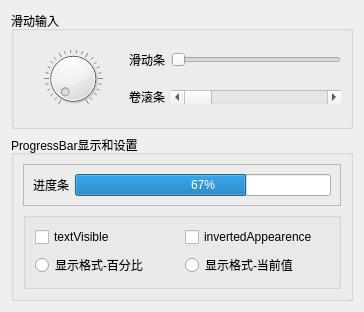
<?xml version="1.0" encoding="UTF-8"?>
<ui version="4.0">
 <class>Widget</class>
 <widget class="QWidget" name="Widget">
  <property name="geometry">
   <rect>
    <x>0</x>
    <y>0</y>
    <width>364</width>
    <height>312</height>
   </rect>
  </property>
  <property name="windowTitle">
   <string>Widget</string>
  </property>
  <layout class="QGridLayout" name="gridLayout_5">
   <item row="0" column="0">
    <widget class="QGroupBox" name="groupBox">
     <property name="title">
      <string>滑动输入</string>
     </property>
     <layout class="QGridLayout" name="gridLayout">
      <item row="0" column="0" rowspan="2">
       <widget class="QDial" name="dial">
        <property name="wrapping">
         <bool>false</bool>
        </property>
        <property name="notchesVisible">
         <bool>true</bool>
        </property>
       </widget>
      </item>
      <item row="0" column="1">
       <widget class="QLabel" name="label">
        <property name="text">
         <string>滑动条</string>
        </property>
       </widget>
      </item>
      <item row="1" column="1">
       <widget class="QLabel" name="label_2">
        <property name="text">
         <string>卷滚条</string>
        </property>
       </widget>
      </item>
      <item row="0" column="2">
       <widget class="QSlider" name="horizontalSlider">
        <property name="orientation">
         <enum>Qt::Horizontal</enum>
        </property>
       </widget>
      </item>
      <item row="1" column="2">
       <widget class="QScrollBar" name="horizontalScrollBar">
        <property name="orientation">
         <enum>Qt::Horizontal</enum>
        </property>
       </widget>
      </item>
     </layout>
    </widget>
   </item>
   <item row="1" column="0">
    <widget class="QGroupBox" name="groupBox_2">
     <property name="title">
      <string>ProgressBar显示和设置</string>
     </property>
     <layout class="QGridLayout" name="gridLayout_4">
      <item row="0" column="0">
       <widget class="QFrame" name="frame">
        <property name="frameShape">
         <enum>QFrame::StyledPanel</enum>
        </property>
        <property name="frameShadow">
         <enum>QFrame::Raised</enum>
        </property>
        <layout class="QGridLayout" name="gridLayout_2">
         <item row="0" column="0">
          <widget class="QLabel" name="label_3">
           <property name="text">
            <string>进度条</string>
           </property>
          </widget>
         </item>
         <item row="0" column="1">
          <widget class="QProgressBar" name="progressBar">
           <property name="value">
            <number>67</number>
           </property>
           <property name="alignment">
            <set>Qt::AlignLeading|Qt::AlignLeft|Qt::AlignVCenter</set>
           </property>
           <property name="orientation">
            <enum>Qt::Horizontal</enum>
           </property>
           <property name="invertedAppearance">
            <bool>false</bool>
           </property>
           <property name="textDirection">
            <enum>QProgressBar::TopToBottom</enum>
           </property>
           <property name="format">
            <string>%p%</string>
           </property>
          </widget>
         </item>
        </layout>
       </widget>
      </item>
      <item row="1" column="0">
       <widget class="QGroupBox" name="groupBox_3">
        <property name="title">
         <string/>
        </property>
        <layout class="QGridLayout" name="gridLayout_3">
         <item row="0" column="0">
          <widget class="QCheckBox" name="checkTextVisible">
           <property name="text">
            <string>textVisible</string>
           </property>
          </widget>
         </item>
         <item row="0" column="1">
          <widget class="QCheckBox" name="checkInvertedAppearence">
           <property name="text">
            <string>invertedAppearence</string>
           </property>
          </widget>
         </item>
         <item row="1" column="0">
          <widget class="QRadioButton" name="radioPercent">
           <property name="text">
            <string>显示格式-百分比</string>
           </property>
          </widget>
         </item>
         <item row="1" column="1">
          <widget class="QRadioButton" name="radioCurrent">
           <property name="text">
            <string>显示格式-当前值</string>
           </property>
          </widget>
         </item>
        </layout>
       </widget>
      </item>
     </layout>
    </widget>
   </item>
  </layout>
 </widget>
 <resources/>
 <connections/>
</ui>
